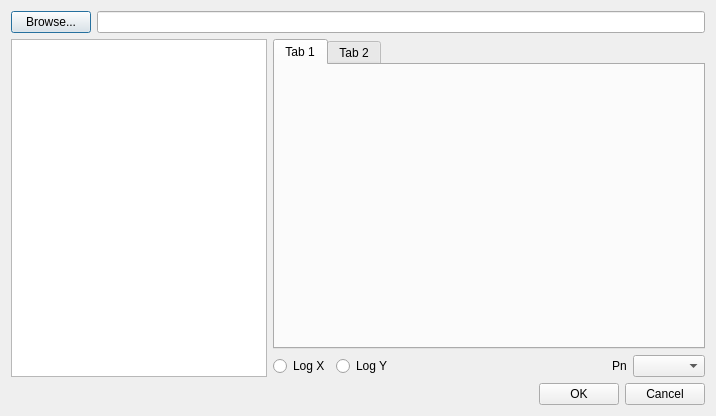
<?xml version="1.0" encoding="UTF-8"?>
<ui version="4.0">
 <class>XSectionDialog</class>
 <widget class="QDialog" name="XSectionDialog">
  <property name="geometry">
   <rect>
    <x>0</x>
    <y>0</y>
    <width>716</width>
    <height>416</height>
   </rect>
  </property>
  <property name="windowTitle">
   <string>Dialog</string>
  </property>
  <layout class="QVBoxLayout" name="verticalLayout">
   <item>
    <layout class="QHBoxLayout" name="horizontalLayout">
     <item>
      <widget class="QPushButton" name="browsePushButton">
       <property name="text">
        <string>Browse...</string>
       </property>
      </widget>
     </item>
     <item>
      <widget class="QLineEdit" name="lineEdit"/>
     </item>
    </layout>
   </item>
   <item>
    <layout class="QHBoxLayout" name="horizontalLayout_2">
     <item>
      <widget class="QTreeView" name="treeView">
       <property name="sizePolicy">
        <sizepolicy hsizetype="Preferred" vsizetype="Expanding">
         <horstretch>0</horstretch>
         <verstretch>0</verstretch>
        </sizepolicy>
       </property>
      </widget>
     </item>
     <item>
      <layout class="QVBoxLayout" name="verticalLayout_2">
       <item>
        <widget class="QTabWidget" name="tabWidget">
         <widget class="QWidget" name="tab">
          <attribute name="title">
           <string>Tab 1</string>
          </attribute>
         </widget>
         <widget class="QWidget" name="tab_2">
          <attribute name="title">
           <string>Tab 2</string>
          </attribute>
         </widget>
        </widget>
       </item>
       <item>
        <layout class="QHBoxLayout" name="horizontalLayout_4">
         <item>
          <widget class="QRadioButton" name="logXRadioButton">
           <property name="text">
            <string>Log X</string>
           </property>
          </widget>
         </item>
         <item>
          <widget class="QRadioButton" name="logYRadioButton">
           <property name="text">
            <string>Log Y</string>
           </property>
          </widget>
         </item>
         <item>
          <spacer name="horizontalSpacer_2">
           <property name="orientation">
            <enum>Qt::Horizontal</enum>
           </property>
           <property name="sizeHint" stdset="0">
            <size>
             <width>40</width>
             <height>20</height>
            </size>
           </property>
          </spacer>
         </item>
         <item>
          <widget class="QLabel" name="label">
           <property name="text">
            <string>Pn</string>
           </property>
          </widget>
         </item>
         <item>
          <widget class="QComboBox" name="comboBox"/>
         </item>
        </layout>
       </item>
      </layout>
     </item>
    </layout>
   </item>
   <item>
    <layout class="QHBoxLayout" name="horizontalLayout_3">
     <item>
      <spacer name="horizontalSpacer">
       <property name="orientation">
        <enum>Qt::Horizontal</enum>
       </property>
       <property name="sizeHint" stdset="0">
        <size>
         <width>40</width>
         <height>20</height>
        </size>
       </property>
      </spacer>
     </item>
     <item>
      <widget class="QPushButton" name="okPushButton">
       <property name="text">
        <string>OK</string>
       </property>
      </widget>
     </item>
     <item>
      <widget class="QPushButton" name="cancelPushButton">
       <property name="text">
        <string>Cancel</string>
       </property>
      </widget>
     </item>
    </layout>
   </item>
  </layout>
 </widget>
 <resources/>
 <connections/>
</ui>
